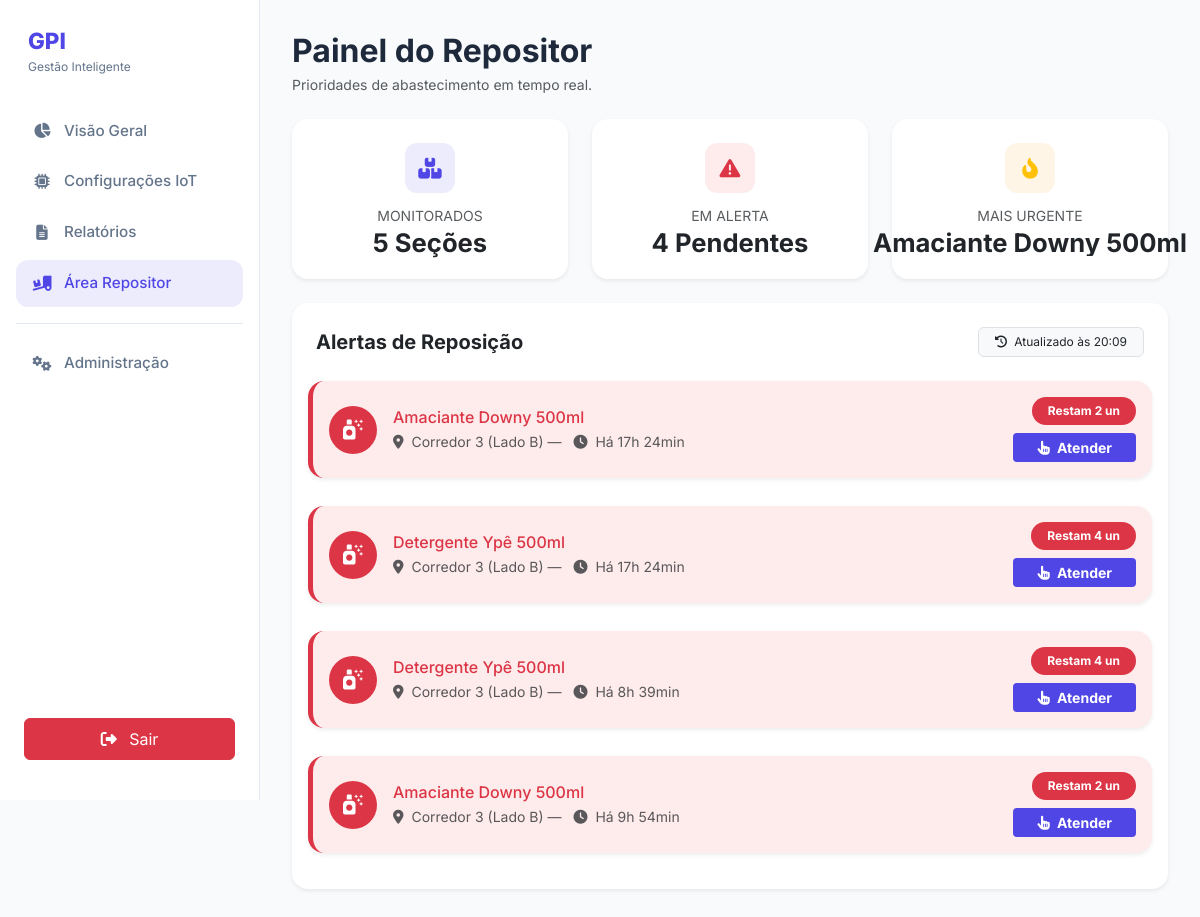
Screenshot of /roteador.php?controller=Repositor&action=index (signed in) with the database file from the repository.
### tables this page shows
CREATE TABLE produtos (
    id INT PRIMARY KEY NOT NULL AUTO_INCREMENT,
    nome VARCHAR(120) NOT NULL,
    peso_unitario DECIMAL(10,3) NOT NULL,
    id_categoria INT,
    FOREIGN KEY (id_categoria) REFERENCES categorias(id)
);

CREATE TABLE historico_alertas (
    id INT PRIMARY KEY AUTO_INCREMENT,
    id_sensor VARCHAR(50) NOT NULL,
    quantidade_no_momento INT NOT NULL,
    data_hora_alerta DATETIME DEFAULT CURRENT_TIMESTAMP,
    status ENUM('pendente', 'em_andamento', 'resolvido') DEFAULT 'pendente',
    id_usuario_atendimento INT,
    FOREIGN KEY (id_sensor) REFERENCES sensor(id),
    FOREIGN KEY (id_usuario_atendimento) REFERENCES usuarios(id)
);

CREATE TABLE categorias (
    id INT PRIMARY KEY AUTO_INCREMENT,
    nome VARCHAR(60) NOT NULL
);

CREATE TABLE sensor (
    id VARCHAR(50) PRIMARY KEY NOT NULL,
    nome VARCHAR(120) NOT NULL,
    corredor VARCHAR(120) NOT NULL,
    lado VARCHAR(120) NOT NULL,
    peso_atual DECIMAL(10,3) NOT NULL DEFAULT 0,
    capacidade_maxima INT NOT NULL DEFAULT 20,
    minimo_reposicao INT NOT NULL DEFAULT 5,
    ultima_atualizacao DATETIME NOT NULL DEFAULT CURRENT_TIMESTAMP ON UPDATE CURRENT_TIMESTAMP,
    quantidade_atual INT NOT NULL DEFAULT 0,
    id_produto INT NOT NULL,
    status VARCHAR(20) NOT NULL,
    FOREIGN KEY (id_produto) REFERENCES produtos(id)
);

### view/repositor.php (the view, shortened to what the rows shown need)
<!DOCTYPE html>
<html lang="pt-BR">
<head>
    <link rel="stylesheet" href="https://cdnjs.cloudflare.com/ajax/libs/font-awesome/6.4.2/css/all.min.css">
    <link href="https://cdn.jsdelivr.net/npm/bootstrap@5.3.2/dist/css/bootstrap.min.css" rel="stylesheet">
    <link rel="stylesheet" href="style.css" />
</head>
<body>
    <div class="app">
        <main class="content">
            <header class="header mb-4 d-flex justify-content-between align-items-center">
                <div>
                    <h1 class="fw-bold h2 mb-1">Painel do Repositor</h1>
                </div>
            </header>
            <section class="row g-4 mb-4">
                <div class="col-md-4">
                    <article class="card kpi-card border-0 shadow-sm h-100">
                        <div class="kpi-info">
                            <small class="text-muted">MAIS URGENTE</small>
                            <strong class="text-truncate d-block" style="max-width: 100%;">
                                <?php echo !empty($alertas) ? $alertas[0]->getProduto()->getNome() : 'Nenhum'; ?>
                            </strong>
                        </div>
                    </article>
                </div>
            </section>
            <section class="card border-0 shadow-sm p-4">
                <div class="d-flex justify-content-between align-items-center mb-4">
                    <h2 class="h5 fw-bold mb-0">Alertas de Reposição</h2>
                </div>
                <div class="alerts row g-3">
                    <?php if (empty($alertas)): ?>
                        <div class="col-12 text-center py-5">
                            <i class="fa-solid fa-circle-check text-success opacity-25 mb-3" style="font-size: 4rem;"></i>
                            <h3 class="h5 text-muted">Tudo abastecido!</h3>
                            <p class="text-muted small">Não há produtos abaixo do nível mínimo no momento.</p>
                        </div>
                    <?php else: foreach ($alertas as $a):
                        $icon = "fa-box";
                        $categoria = strtolower($a->getProduto()->getCategoria());
                        if (strpos($categoria, 'bebi') !== false) $icon = "fa-droplet";
                        elseif (strpos($categoria, 'limp') !== false) $icon = "fa-spray-can-sparkles";
                        elseif (strpos($categoria, 'higi') !== false) $icon = "fa-pump-soap";
                    ?>
                        <article class="alert-item col-12 d-flex align-items-center justify-content-between p-3 rounded-4 border-start border-danger border-5 bg-danger-light shadow-sm">
                            <div class="d-flex align-items-center gap-3">
                                <div class="alert-icon-circle bg-danger text-white rounded-circle d-flex align-items-center justify-content-center" style="min-width: 48px; height: 48px;">
                                    <i class="fa-solid <?php echo $icon; ?> fa-lg"></i>
                                </div>
                                <div>
                                    <strong class="alert-title d-block h6 mb-1 text-danger">
                                        <?php echo $a->getProduto()->getNome(); ?>
                                    </strong>
                                    <p class="alert-subtitle mb-0 small text-muted">
                                        <i class="fa-solid fa-location-dot me-1"></i> <?php echo $a->getCorredor(); ?> (<?php echo $a->getSensor()->getLado(); ?>) —
                                        <i class="fa-solid fa-clock ms-2 me-1"></i> Há <?php echo $a->getTempoDesdeAlerta(); ?>
                                    </p>
                                </div>
                            </div>
                            <div class="text-end d-flex flex-column align-items-end gap-2">
                                <span class="badge bg-danger rounded-pill px-3 py-2">
                                    Restam <?php echo $a->getQuantidadeNoMomento(); ?> un
                                </span>
                                <?php
                                $statusAlerta = trim(strtolower($a->getStatus()));
                                ?>
                                <?php if ($statusAlerta === 'pendente'): ?>
                                    <button class="btn btn-primary btn-sm px-4 fw-bold btn-atender" data-id="<?php echo $a->getId(); ?>">
                                        <i class="fa-solid fa-hand-pointer me-1"></i> Atender
                                    </button>
                                <?php endif; ?>
                            </div>
                        </article>
                    <?php endforeach; endif; ?>
                </div>
            </section>
        </main>
    </div>
</body>
</html>

### rows the page displays
produtos: nome "Amaciante Downy 500ml"
historico_alertas: produtos.nome "Amaciante Downy 500ml", id_sensor.corredor "Corredor 3", id_sensor.lado "Lado B", data_hora_alerta "17h 24min", quantidade_no_momento "2"
historico_alertas: produtos.nome "Detergente Ypê 500ml", id_sensor.corredor "Corredor 3", id_sensor.lado "Lado B", data_hora_alerta "17h 24min", quantidade_no_momento "4"
historico_alertas: produtos.nome "Detergente Ypê 500ml", id_sensor.corredor "Corredor 3", id_sensor.lado "Lado B", data_hora_alerta "8h 39min", quantidade_no_momento "4"
historico_alertas: produtos.nome "Amaciante Downy 500ml", id_sensor.corredor "Corredor 3", id_sensor.lado "Lado B", data_hora_alerta "9h 54min", quantidade_no_momento "2"

### other values shown
count($sensores) "5"
count($alertas) "4"
